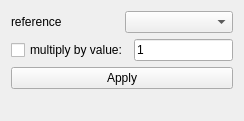
<?xml version="1.0" encoding="UTF-8"?>
<ui version="4.0">
 <class>Form</class>
 <widget class="QWidget" name="Form">
  <property name="geometry">
   <rect>
    <x>0</x>
    <y>0</y>
    <width>244</width>
    <height>121</height>
   </rect>
  </property>
  <property name="windowTitle">
   <string>Form</string>
  </property>
  <layout class="QVBoxLayout" name="verticalLayout">
   <item>
    <layout class="QVBoxLayout" name="verticalLayout_2">
     <item>
      <layout class="QHBoxLayout" name="horizontalLayout">
       <item>
        <widget class="QLabel" name="label">
         <property name="text">
          <string>reference</string>
         </property>
        </widget>
       </item>
       <item>
        <widget class="QComboBox" name="reference">
         <property name="editable">
          <bool>false</bool>
         </property>
        </widget>
       </item>
      </layout>
     </item>
     <item>
      <layout class="QHBoxLayout" name="horizontalLayout_2">
       <item>
        <widget class="QCheckBox" name="singleValue">
         <property name="text">
          <string>multiply by value:</string>
         </property>
        </widget>
       </item>
       <item>
        <widget class="QLineEdit" name="value">
         <property name="text">
          <string>1</string>
         </property>
         <property name="placeholderText">
          <string>value...</string>
         </property>
        </widget>
       </item>
      </layout>
     </item>
     <item>
      <widget class="QPushButton" name="apply">
       <property name="text">
        <string>Apply</string>
       </property>
      </widget>
     </item>
     <item>
      <spacer name="verticalSpacer">
       <property name="orientation">
        <enum>Qt::Vertical</enum>
       </property>
       <property name="sizeHint" stdset="0">
        <size>
         <width>20</width>
         <height>40</height>
        </size>
       </property>
      </spacer>
     </item>
    </layout>
   </item>
  </layout>
 </widget>
 <resources/>
 <connections/>
</ui>
